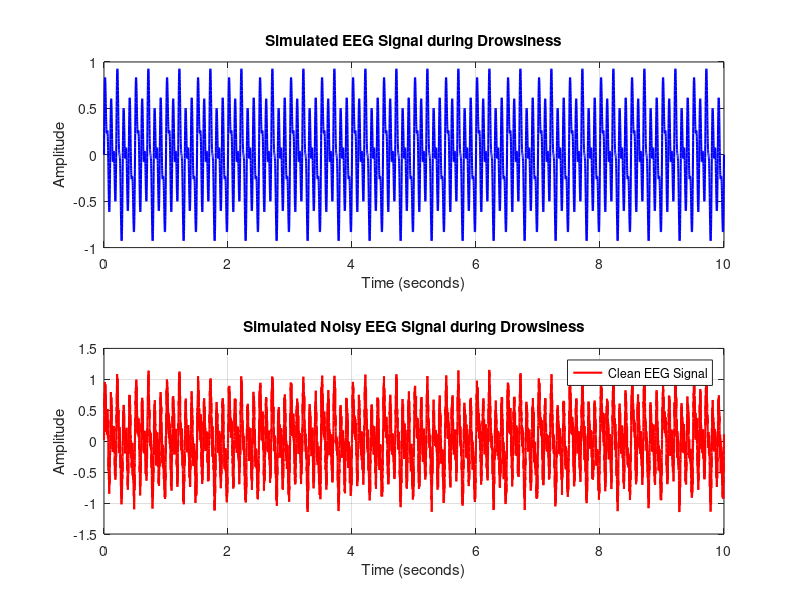

The MATLAB script that drew this image:

% MATLAB code to generate simulated EEG signal with multiple waveforms during drowsiness

% Parameters
fs = 1000; % Sampling frequency (Hz)
t = 0:1/fs:10; % Time vector (10 seconds)

% Generate different EEG components
alpha_wave = 0.5 * sin(2*pi*10*t);
beta_wave = 0.3 * sin(2*pi*20*t);
theta_wave = 0.2 * sin(2*pi*6*t);
delta_wave = 0.1 * sin(2*pi*2*t);

% Combine the waves to simulate EEG during drowsiness
drowsy_signal = alpha_wave + beta_wave + theta_wave + delta_wave;

% Add noise to simulate real-world EEG signals
noise_level = 0.1;
noisy_drowsy_signal = drowsy_signal + noise_level * randn(size(t));

% Plot the simulated EEG signal during drowsiness
figure;
subplot(2,1,1);
plot(t, drowsy_signal, 'b', 'LineWidth', 1.5);
title('Simulated EEG Signal during Drowsiness');
xlabel('Time (seconds)');
ylabel('Amplitude');
grid on;

subplot(2,1,2);
plot(t, noisy_drowsy_signal, 'r', 'LineWidth', 1.5);
title('Simulated Noisy EEG Signal during Drowsiness');
xlabel('Time (seconds)');
ylabel('Amplitude');
grid on;

% Display legend
legend('Clean EEG Signal', 'Noisy EEG Signal', 'Location', 'best');

